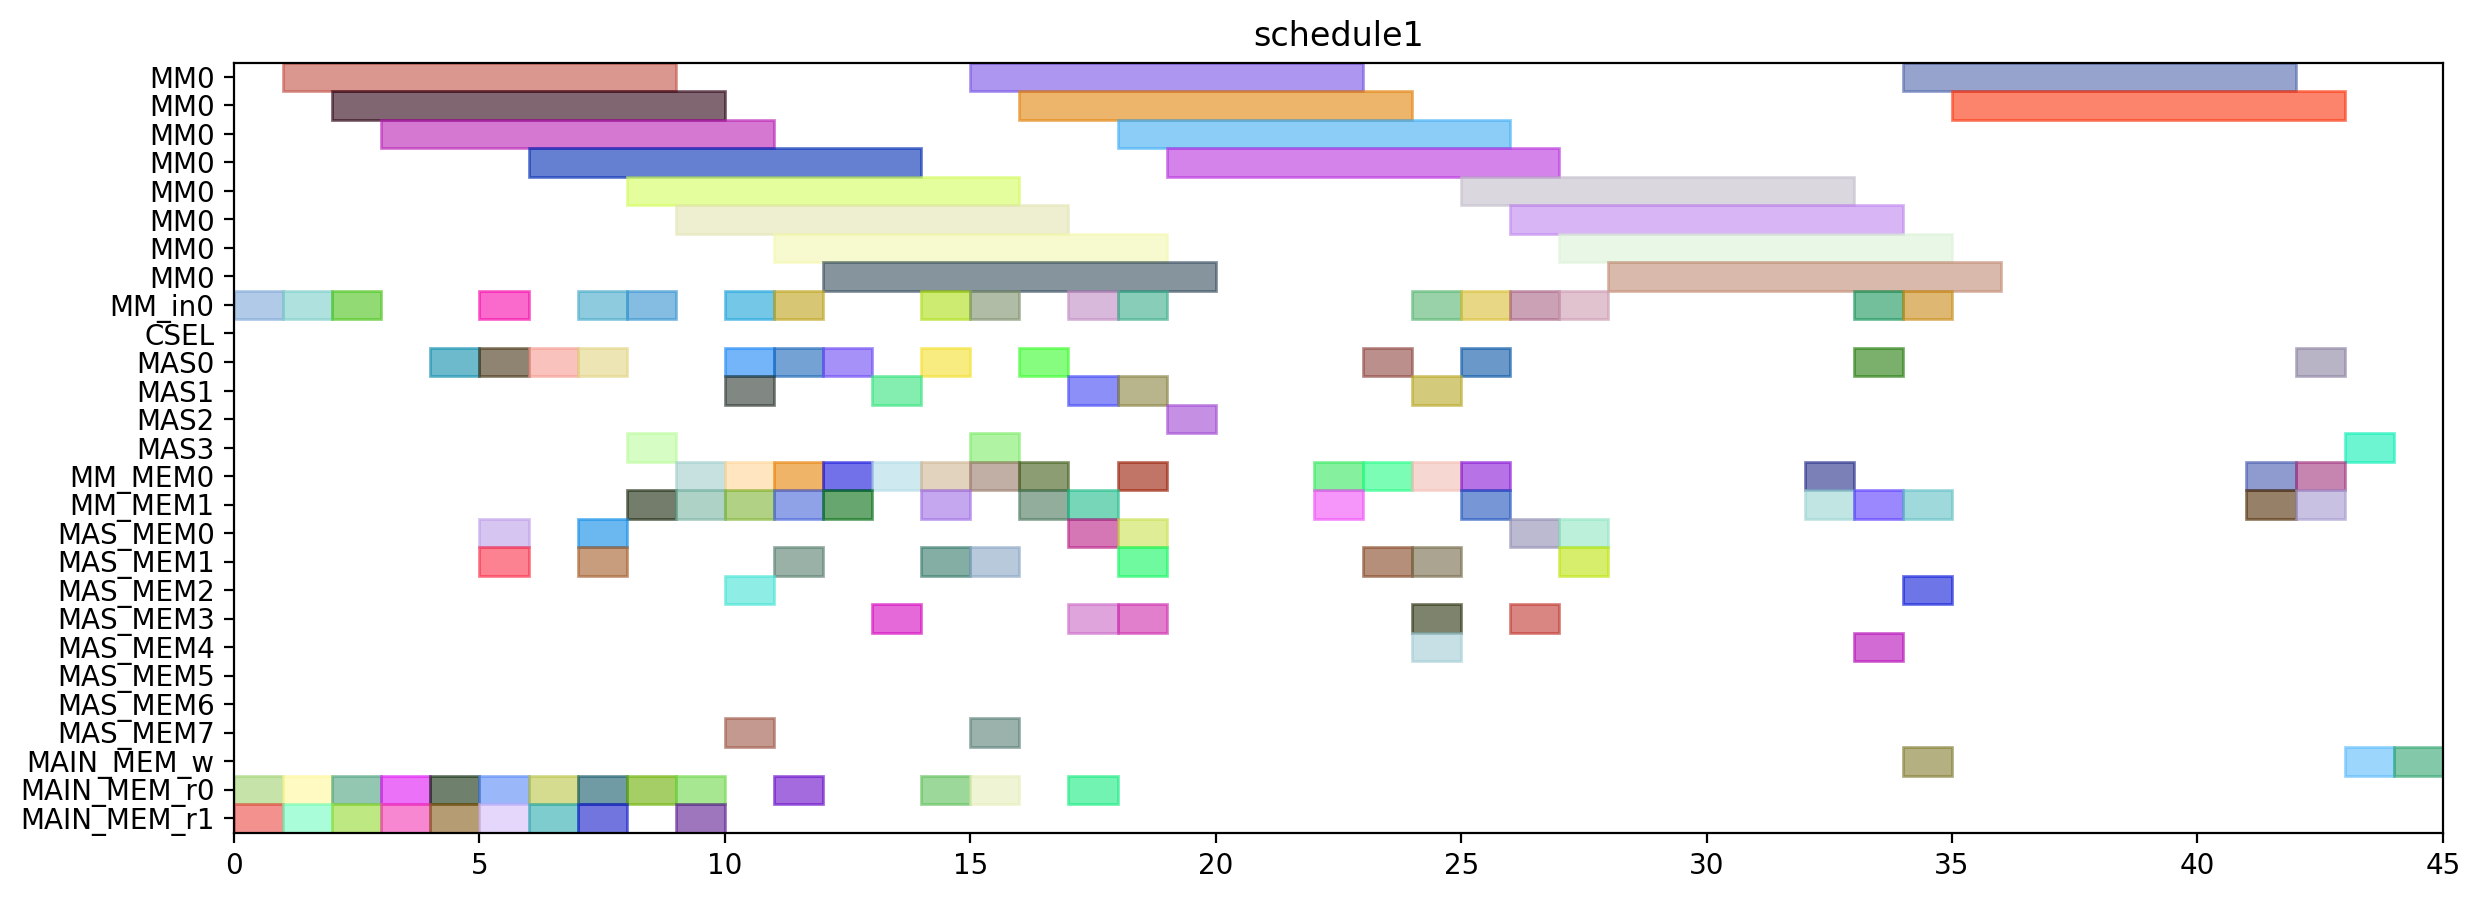

The script that drew this image:
from pyschedule import Scenario, solvers, plotters, alt


def solve():
	horizon = 154
	S = Scenario("schedule1", horizon=horizon)

	# resource
	MM = S.Resources('MM', num=1, size=8)
	MM_in = S.Resources('MM_in', num=1)
	CSEL = S.Resource('CSEL')
	MAS = S.Resources('MAS', num=4, size=1, periods=range(1, horizon))
	MM_MEM = S.Resources('MM_MEM', num=2)
	MAS_MEM = S.Resources('MAS_MEM', num=8)
	MAIN_MEM_w = S.Resource('MAIN_MEM_w', size=1)
	MAIN_MEM_r = S.Resources('MAIN_MEM_r', num=2)

	# result of previous scheduling
	t2_in = S.Task('t2_in', length=1, delay_cost=1)
	S += t2_in >= 0
	t2_in += MM_in[0]

	t2_mem0 = S.Task('t2_mem0', length=1, delay_cost=1)
	S += t2_mem0 >= 0
	t2_mem0 += MAIN_MEM_r[0]

	t2_mem1 = S.Task('t2_mem1', length=1, delay_cost=1)
	S += t2_mem1 >= 0
	t2_mem1 += MAIN_MEM_r[1]

	t0_in = S.Task('t0_in', length=1, delay_cost=1)
	S += t0_in >= 1
	t0_in += MM_in[0]

	t0_mem0 = S.Task('t0_mem0', length=1, delay_cost=1)
	S += t0_mem0 >= 1
	t0_mem0 += MAIN_MEM_r[0]

	t0_mem1 = S.Task('t0_mem1', length=1, delay_cost=1)
	S += t0_mem1 >= 1
	t0_mem1 += MAIN_MEM_r[1]

	t2 = S.Task('t2', length=8, delay_cost=1)
	S += t2 >= 1
	t2 += MM[0]

	t0 = S.Task('t0', length=8, delay_cost=1)
	S += t0 >= 2
	t0 += MM[0]

	t1_in = S.Task('t1_in', length=1, delay_cost=1)
	S += t1_in >= 2
	t1_in += MM_in[0]

	t1_mem0 = S.Task('t1_mem0', length=1, delay_cost=1)
	S += t1_mem0 >= 2
	t1_mem0 += MAIN_MEM_r[0]

	t1_mem1 = S.Task('t1_mem1', length=1, delay_cost=1)
	S += t1_mem1 >= 2
	t1_mem1 += MAIN_MEM_r[1]

	t1 = S.Task('t1', length=8, delay_cost=1)
	S += t1 >= 3
	t1 += MM[0]

	t8_mem0 = S.Task('t8_mem0', length=1, delay_cost=1)
	S += t8_mem0 >= 3
	t8_mem0 += MAIN_MEM_r[0]

	t8_mem1 = S.Task('t8_mem1', length=1, delay_cost=1)
	S += t8_mem1 >= 3
	t8_mem1 += MAIN_MEM_r[1]

	t8 = S.Task('t8', length=1, delay_cost=1)
	S += t8 >= 4
	t8 += MAS[0]

	t9_mem0 = S.Task('t9_mem0', length=1, delay_cost=1)
	S += t9_mem0 >= 4
	t9_mem0 += MAIN_MEM_r[0]

	t9_mem1 = S.Task('t9_mem1', length=1, delay_cost=1)
	S += t9_mem1 >= 4
	t9_mem1 += MAIN_MEM_r[1]

	t10_in = S.Task('t10_in', length=1, delay_cost=1)
	S += t10_in >= 5
	t10_in += MM_in[0]

	t10_mem0 = S.Task('t10_mem0', length=1, delay_cost=1)
	S += t10_mem0 >= 5
	t10_mem0 += MAS_MEM[0]

	t10_mem1 = S.Task('t10_mem1', length=1, delay_cost=1)
	S += t10_mem1 >= 5
	t10_mem1 += MAS_MEM[1]

	t4_mem0 = S.Task('t4_mem0', length=1, delay_cost=1)
	S += t4_mem0 >= 5
	t4_mem0 += MAIN_MEM_r[0]

	t4_mem1 = S.Task('t4_mem1', length=1, delay_cost=1)
	S += t4_mem1 >= 5
	t4_mem1 += MAIN_MEM_r[1]

	t9 = S.Task('t9', length=1, delay_cost=1)
	S += t9 >= 5
	t9 += MAS[0]

	t10 = S.Task('t10', length=8, delay_cost=1)
	S += t10 >= 6
	t10 += MM[0]

	t3_mem0 = S.Task('t3_mem0', length=1, delay_cost=1)
	S += t3_mem0 >= 6
	t3_mem0 += MAIN_MEM_r[0]

	t3_mem1 = S.Task('t3_mem1', length=1, delay_cost=1)
	S += t3_mem1 >= 6
	t3_mem1 += MAIN_MEM_r[1]

	t4 = S.Task('t4', length=1, delay_cost=1)
	S += t4 >= 6
	t4 += MAS[0]

	t14_mem0 = S.Task('t14_mem0', length=1, delay_cost=1)
	S += t14_mem0 >= 7
	t14_mem0 += MAIN_MEM_r[0]

	t14_mem1 = S.Task('t14_mem1', length=1, delay_cost=1)
	S += t14_mem1 >= 7
	t14_mem1 += MAIN_MEM_r[1]

	t3 = S.Task('t3', length=1, delay_cost=1)
	S += t3 >= 7
	t3 += MAS[0]

	t5_in = S.Task('t5_in', length=1, delay_cost=1)
	S += t5_in >= 7
	t5_in += MM_in[0]

	t5_mem0 = S.Task('t5_mem0', length=1, delay_cost=1)
	S += t5_mem0 >= 7
	t5_mem0 += MAS_MEM[0]

	t5_mem1 = S.Task('t5_mem1', length=1, delay_cost=1)
	S += t5_mem1 >= 7
	t5_mem1 += MAS_MEM[1]

	t14 = S.Task('t14', length=1, delay_cost=1)
	S += t14 >= 8
	t14 += MAS[3]

	t26_in = S.Task('t26_in', length=1, delay_cost=1)
	S += t26_in >= 8
	t26_in += MM_in[0]

	t26_mem0 = S.Task('t26_mem0', length=1, delay_cost=1)
	S += t26_mem0 >= 8
	t26_mem0 += MAIN_MEM_r[0]

	t26_mem1 = S.Task('t26_mem1', length=1, delay_cost=1)
	S += t26_mem1 >= 8
	t26_mem1 += MM_MEM[1]

	t5 = S.Task('t5', length=8, delay_cost=1)
	S += t5 >= 8
	t5 += MM[0]

	t13_mem0 = S.Task('t13_mem0', length=1, delay_cost=1)
	S += t13_mem0 >= 9
	t13_mem0 += MAIN_MEM_r[0]

	t13_mem1 = S.Task('t13_mem1', length=1, delay_cost=1)
	S += t13_mem1 >= 9
	t13_mem1 += MAIN_MEM_r[1]

	t24_mem0 = S.Task('t24_mem0', length=1, delay_cost=1)
	S += t24_mem0 >= 9
	t24_mem0 += MM_MEM[0]

	t24_mem1 = S.Task('t24_mem1', length=1, delay_cost=1)
	S += t24_mem1 >= 9
	t24_mem1 += MM_MEM[1]

	t26 = S.Task('t26', length=8, delay_cost=1)
	S += t26 >= 9
	t26 += MM[0]

	t13 = S.Task('t13', length=1, delay_cost=1)
	S += t13 >= 10
	t13 += MAS[1]

	t15_in = S.Task('t15_in', length=1, delay_cost=1)
	S += t15_in >= 10
	t15_in += MM_in[0]

	t15_mem0 = S.Task('t15_mem0', length=1, delay_cost=1)
	S += t15_mem0 >= 10
	t15_mem0 += MAS_MEM[2]

	t15_mem1 = S.Task('t15_mem1', length=1, delay_cost=1)
	S += t15_mem1 >= 10
	t15_mem1 += MAS_MEM[7]

	t16_mem0 = S.Task('t16_mem0', length=1, delay_cost=1)
	S += t16_mem0 >= 10
	t16_mem0 += MM_MEM[0]

	t16_mem1 = S.Task('t16_mem1', length=1, delay_cost=1)
	S += t16_mem1 >= 10
	t16_mem1 += MM_MEM[1]

	t24 = S.Task('t24', length=1, delay_cost=1)
	S += t24 >= 10
	t24 += MAS[0]

	t15 = S.Task('t15', length=8, delay_cost=1)
	S += t15 >= 11
	t15 += MM[0]

	t16 = S.Task('t16', length=1, delay_cost=1)
	S += t16 >= 11
	t16 += MAS[0]

	t19_in = S.Task('t19_in', length=1, delay_cost=1)
	S += t19_in >= 11
	t19_in += MM_in[0]

	t19_mem0 = S.Task('t19_mem0', length=1, delay_cost=1)
	S += t19_mem0 >= 11
	t19_mem0 += MAIN_MEM_r[0]

	t19_mem1 = S.Task('t19_mem1', length=1, delay_cost=1)
	S += t19_mem1 >= 11
	t19_mem1 += MM_MEM[1]

	t25_mem0 = S.Task('t25_mem0', length=1, delay_cost=1)
	S += t25_mem0 >= 11
	t25_mem0 += MM_MEM[0]

	t25_mem1 = S.Task('t25_mem1', length=1, delay_cost=1)
	S += t25_mem1 >= 11
	t25_mem1 += MAS_MEM[1]

	t11_mem0 = S.Task('t11_mem0', length=1, delay_cost=1)
	S += t11_mem0 >= 12
	t11_mem0 += MM_MEM[0]

	t11_mem1 = S.Task('t11_mem1', length=1, delay_cost=1)
	S += t11_mem1 >= 12
	t11_mem1 += MM_MEM[1]

	t19 = S.Task('t19', length=8, delay_cost=1)
	S += t19 >= 12
	t19 += MM[0]

	t25 = S.Task('t25', length=1, delay_cost=1)
	S += t25 >= 12
	t25 += MAS[0]

	t11 = S.Task('t11', length=1, delay_cost=1)
	S += t11 >= 13
	t11 += MAS[1]

	t12_mem0 = S.Task('t12_mem0', length=1, delay_cost=1)
	S += t12_mem0 >= 13
	t12_mem0 += MM_MEM[0]

	t12_mem1 = S.Task('t12_mem1', length=1, delay_cost=1)
	S += t12_mem1 >= 13
	t12_mem1 += MAS_MEM[3]

	t12 = S.Task('t12', length=1, delay_cost=1)
	S += t12 >= 14
	t12 += MAS[0]

	t18_in = S.Task('t18_in', length=1, delay_cost=1)
	S += t18_in >= 14
	t18_in += MM_in[0]

	t18_mem0 = S.Task('t18_mem0', length=1, delay_cost=1)
	S += t18_mem0 >= 14
	t18_mem0 += MAIN_MEM_r[0]

	t18_mem1 = S.Task('t18_mem1', length=1, delay_cost=1)
	S += t18_mem1 >= 14
	t18_mem1 += MAS_MEM[1]

	t6_mem0 = S.Task('t6_mem0', length=1, delay_cost=1)
	S += t6_mem0 >= 14
	t6_mem0 += MM_MEM[0]

	t6_mem1 = S.Task('t6_mem1', length=1, delay_cost=1)
	S += t6_mem1 >= 14
	t6_mem1 += MM_MEM[1]

	t18 = S.Task('t18', length=8, delay_cost=1)
	S += t18 >= 15
	t18 += MM[0]

	t27_in = S.Task('t27_in', length=1, delay_cost=1)
	S += t27_in >= 15
	t27_in += MM_in[0]

	t27_mem0 = S.Task('t27_mem0', length=1, delay_cost=1)
	S += t27_mem0 >= 15
	t27_mem0 += MAIN_MEM_r[0]

	t27_mem1 = S.Task('t27_mem1', length=1, delay_cost=1)
	S += t27_mem1 >= 15
	t27_mem1 += MAS_MEM[1]

	t6 = S.Task('t6', length=1, delay_cost=1)
	S += t6 >= 15
	t6 += MAS[3]

	t7_mem0 = S.Task('t7_mem0', length=1, delay_cost=1)
	S += t7_mem0 >= 15
	t7_mem0 += MM_MEM[0]

	t7_mem1 = S.Task('t7_mem1', length=1, delay_cost=1)
	S += t7_mem1 >= 15
	t7_mem1 += MAS_MEM[7]

	t27 = S.Task('t27', length=8, delay_cost=1)
	S += t27 >= 16
	t27 += MM[0]

	t29_mem0 = S.Task('t29_mem0', length=1, delay_cost=1)
	S += t29_mem0 >= 16
	t29_mem0 += MM_MEM[0]

	t29_mem1 = S.Task('t29_mem1', length=1, delay_cost=1)
	S += t29_mem1 >= 16
	t29_mem1 += MM_MEM[1]

	t7 = S.Task('t7', length=1, delay_cost=1)
	S += t7 >= 16
	t7 += MAS[0]

	t28_mem0 = S.Task('t28_mem0', length=1, delay_cost=1)
	S += t28_mem0 >= 17
	t28_mem0 += MAS_MEM[0]

	t28_mem1 = S.Task('t28_mem1', length=1, delay_cost=1)
	S += t28_mem1 >= 17
	t28_mem1 += MM_MEM[1]

	t29 = S.Task('t29', length=1, delay_cost=1)
	S += t29 >= 17
	t29 += MAS[1]

	t30_in = S.Task('t30_in', length=1, delay_cost=1)
	S += t30_in >= 17
	t30_in += MM_in[0]

	t30_mem0 = S.Task('t30_mem0', length=1, delay_cost=1)
	S += t30_mem0 >= 17
	t30_mem0 += MAIN_MEM_r[0]

	t30_mem1 = S.Task('t30_mem1', length=1, delay_cost=1)
	S += t30_mem1 >= 17
	t30_mem1 += MAS_MEM[3]

	t17_mem0 = S.Task('t17_mem0', length=1, delay_cost=1)
	S += t17_mem0 >= 18
	t17_mem0 += MM_MEM[0]

	t17_mem1 = S.Task('t17_mem1', length=1, delay_cost=1)
	S += t17_mem1 >= 18
	t17_mem1 += MAS_MEM[1]

	t28 = S.Task('t28', length=1, delay_cost=1)
	S += t28 >= 18
	t28 += MAS[1]

	t30 = S.Task('t30', length=8, delay_cost=1)
	S += t30 >= 18
	t30 += MM[0]

	t35_in = S.Task('t35_in', length=1, delay_cost=1)
	S += t35_in >= 18
	t35_in += MM_in[0]

	t35_mem0 = S.Task('t35_mem0', length=1, delay_cost=1)
	S += t35_mem0 >= 18
	t35_mem0 += MAS_MEM[0]

	t35_mem1 = S.Task('t35_mem1', length=1, delay_cost=1)
	S += t35_mem1 >= 18
	t35_mem1 += MAS_MEM[3]

	t17 = S.Task('t17', length=1, delay_cost=1)
	S += t17 >= 19
	t17 += MAS[2]

	t35 = S.Task('t35', length=8, delay_cost=1)
	S += t35 >= 19
	t35 += MM[0]

	t20_mem0 = S.Task('t20_mem0', length=1, delay_cost=1)
	S += t20_mem0 >= 22
	t20_mem0 += MM_MEM[0]

	t20_mem1 = S.Task('t20_mem1', length=1, delay_cost=1)
	S += t20_mem1 >= 22
	t20_mem1 += MM_MEM[1]

	t20 = S.Task('t20', length=1, delay_cost=1)
	S += t20 >= 23
	t20 += MAS[0]

	t31_in = S.Task('t31_in', length=1, delay_cost=1)
	S += t31_in >= 25
	t31_in += MM_in[0]

	t31_mem0 = S.Task('t31_mem0', length=1, delay_cost=1)
	S += t31_mem0 >= 25
	t31_mem0 += MM_MEM[0]

	t31_mem1 = S.Task('t31_mem1', length=1, delay_cost=1)
	S += t31_mem1 >= 25
	t31_mem1 += MM_MEM[1]

	t31 = S.Task('t31', length=8, delay_cost=1)
	S += t31 >= 26
	t31 += MM[0]


	# new tasks
	t21 = S.Task('t21', length=1, delay_cost=1)
	t21 += alt(MAS)
	t21_mem0 = S.Task('t21_mem0', length=1, delay_cost=1)
	t21_mem0 += MM_MEM[0]
	S += 10 < t21_mem0
	S += t21_mem0 <= t21

	t21_mem1 = S.Task('t21_mem1', length=1, delay_cost=1)
	t21_mem1 += MAS_MEM[1]
	S += 23 < t21_mem1
	S += t21_mem1 <= t21

	t22 = S.Task('t22', length=1, delay_cost=1)
	t22 += alt(MAS)
	t22_mem0 = S.Task('t22_mem0', length=1, delay_cost=1)
	t22_mem0 += MM_MEM[0]
	S += 10 < t22_mem0
	S += t22_mem0 <= t22

	t22_mem1 = S.Task('t22_mem1', length=1, delay_cost=1)
	t22_mem1 += MAS_MEM[1]
	S += 23 < t22_mem1
	S += t22_mem1 <= t22

	t32 = S.Task('t32', length=8, delay_cost=1)
	t32 += alt(MM)
	t32_in = S.Task('t32_in', length=1, delay_cost=1)
	t32_in += alt(MM_in)
	S += t32_in*MM_in[0]<=t32*MM[0]
	t32_mem0 = S.Task('t32_mem0', length=1, delay_cost=1)
	t32_mem0 += MAS_MEM[2]
	S += 18 < t32_mem0
	S += t32_mem0 <= t32

	t32_mem1 = S.Task('t32_mem1', length=1, delay_cost=1)
	t32_mem1 += MM_MEM[1]
	S += 33 < t32_mem1
	S += t32_mem1 <= t32

	t33 = S.Task('t33', length=8, delay_cost=1)
	t33 += alt(MM)
	t33_in = S.Task('t33_in', length=1, delay_cost=1)
	t33_in += alt(MM_in)
	S += t33_in*MM_in[0]<=t33*MM[0]
	t33_mem0 = S.Task('t33_mem0', length=1, delay_cost=1)
	t33_mem0 += MAS_MEM[4]
	S += 19 < t33_mem0
	S += t33_mem0 <= t33

	t33_mem1 = S.Task('t33_mem1', length=1, delay_cost=1)
	t33_mem1 += MM_MEM[1]
	S += 33 < t33_mem1
	S += t33_mem1 <= t33

	t23 = S.Task('t23', length=8, delay_cost=1)
	t23 += alt(MM)
	t23_in = S.Task('t23_in', length=1, delay_cost=1)
	t23_in += alt(MM_in)
	S += t23_in*MM_in[0]<=t23*MM[0]
	t23_mem0 = S.Task('t23_mem0', length=1, delay_cost=1)
	t23_mem0 += alt(MAS_MEM)
	S += (t21*MAS[0])-1 < t23_mem0*MAS_MEM[0]
	S += (t21*MAS[1])-1 < t23_mem0*MAS_MEM[2]
	S += (t21*MAS[2])-1 < t23_mem0*MAS_MEM[4]
	S += (t21*MAS[3])-1 < t23_mem0*MAS_MEM[6]
	S += t23_mem0 <= t23

	t23_mem1 = S.Task('t23_mem1', length=1, delay_cost=1)
	t23_mem1 += alt(MAS_MEM)
	S += (t22*MAS[0])-1 < t23_mem1*MAS_MEM[1]
	S += (t22*MAS[1])-1 < t23_mem1*MAS_MEM[3]
	S += (t22*MAS[2])-1 < t23_mem1*MAS_MEM[5]
	S += (t22*MAS[3])-1 < t23_mem1*MAS_MEM[7]
	S += t23_mem1 <= t23

	t34 = S.Task('t34', length=8, delay_cost=1)
	t34 += alt(MM)
	t34_in = S.Task('t34_in', length=1, delay_cost=1)
	t34_in += alt(MM_in)
	S += t34_in*MM_in[0]<=t34*MM[0]
	t34_mem0 = S.Task('t34_mem0', length=1, delay_cost=1)
	t34_mem0 += MAS_MEM[0]
	S += 16 < t34_mem0
	S += t34_mem0 <= t34

	t34_mem1 = S.Task('t34_mem1', length=1, delay_cost=1)
	t34_mem1 += alt(MAS_MEM)
	S += (t21*MAS[0])-1 < t34_mem1*MAS_MEM[1]
	S += (t21*MAS[1])-1 < t34_mem1*MAS_MEM[3]
	S += (t21*MAS[2])-1 < t34_mem1*MAS_MEM[5]
	S += (t21*MAS[3])-1 < t34_mem1*MAS_MEM[7]
	S += t34_mem1 <= t34

	t36 = S.Task('t36', length=8, delay_cost=1)
	t36 += alt(MM)
	t36_in = S.Task('t36_in', length=1, delay_cost=1)
	t36_in += alt(MM_in)
	S += t36_in*MM_in[0]<=t36*MM[0]
	t36_mem0 = S.Task('t36_mem0', length=1, delay_cost=1)
	t36_mem0 += MAS_MEM[4]
	S += 19 < t36_mem0
	S += t36_mem0 <= t36

	t36_mem1 = S.Task('t36_mem1', length=1, delay_cost=1)
	t36_mem1 += alt(MAS_MEM)
	S += (t22*MAS[0])-1 < t36_mem1*MAS_MEM[1]
	S += (t22*MAS[1])-1 < t36_mem1*MAS_MEM[3]
	S += (t22*MAS[2])-1 < t36_mem1*MAS_MEM[5]
	S += (t22*MAS[3])-1 < t36_mem1*MAS_MEM[7]
	S += t36_mem1 <= t36

	PY_new = S.Task('PY_new', length=1, delay_cost=1)
	PY_new += alt(MAS)
	S += 0<PY_new

	PY_new_w = S.Task('PY_new_w', length=1, delay_cost=1)
	PY_new_w += alt(MAIN_MEM_w)
	S += PY_new <= PY_new_w

	PY_new_mem0 = S.Task('PY_new_mem0', length=1, delay_cost=1)
	PY_new_mem0 += alt(MM_MEM)
	S += (t23*MM[0])-1 < PY_new_mem0*MM_MEM[0]
	S += PY_new_mem0 <= PY_new

	PY_new_mem1 = S.Task('PY_new_mem1', length=1, delay_cost=1)
	PY_new_mem1 += alt(MM_MEM)
	S += (t32*MM[0])-1 < PY_new_mem1*MM_MEM[1]
	S += PY_new_mem1 <= PY_new

	PX_new = S.Task('PX_new', length=1, delay_cost=1)
	PX_new += alt(MAS)
	S += 0<PX_new

	PX_new_w = S.Task('PX_new_w', length=1, delay_cost=1)
	PX_new_w += alt(MAIN_MEM_w)
	S += PX_new <= PX_new_w

	PX_new_mem0 = S.Task('PX_new_mem0', length=1, delay_cost=1)
	PX_new_mem0 += alt(MM_MEM)
	S += (t34*MM[0])-1 < PX_new_mem0*MM_MEM[0]
	S += PX_new_mem0 <= PX_new

	PX_new_mem1 = S.Task('PX_new_mem1', length=1, delay_cost=1)
	PX_new_mem1 += alt(MM_MEM)
	S += (t33*MM[0])-1 < PX_new_mem1*MM_MEM[1]
	S += PX_new_mem1 <= PX_new

	PZ_new = S.Task('PZ_new', length=1, delay_cost=1)
	PZ_new += alt(MAS)
	S += 0<PZ_new

	PZ_new_w = S.Task('PZ_new_w', length=1, delay_cost=1)
	PZ_new_w += alt(MAIN_MEM_w)
	S += PZ_new <= PZ_new_w

	PZ_new_mem0 = S.Task('PZ_new_mem0', length=1, delay_cost=1)
	PZ_new_mem0 += alt(MM_MEM)
	S += (t36*MM[0])-1 < PZ_new_mem0*MM_MEM[0]
	S += PZ_new_mem0 <= PZ_new

	PZ_new_mem1 = S.Task('PZ_new_mem1', length=1, delay_cost=1)
	PZ_new_mem1 += MM_MEM[1]
	S += 26 < PZ_new_mem1
	S += PZ_new_mem1 <= PZ_new

	solvers.mip.solve(S,msg=1,kind='CPLEX',ratio_gap=1.01)

	solution = [['hoge']*len(S.solution()[1]) for i in range(len(S.solution()))]
	for i in range(len(S.solution())):
		for j in range(len(S.solution()[i])):
			solution[i][j]=str(S.solution()[i][j])
	print(solution)

	cycles = int(solution[-1][3])

	pic_file_name = "/home/mfukuda/ABE/multiRAM_multiMAS_16mux/scheduling_result/stage8MM1_stage1MAS4/EP_ADD_A_ANY/schedule1.png"
	if(S.solution() != []):
		plotters.matplotlib.plot(S,img_filename=pic_file_name, show_task_labels=False, fig_size=(cycles*0.25+3, 5))

	return solution
